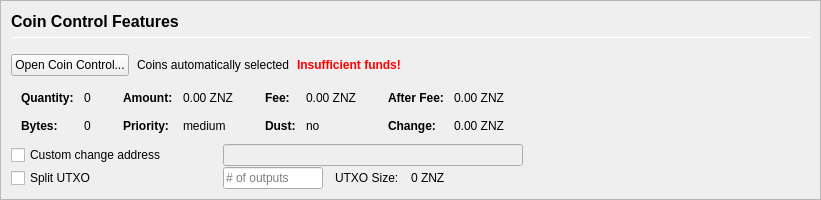
         <widget class="QFrame" name="frameCoinControl">
          <property name="sizePolicy">
           <sizepolicy hsizetype="Expanding" vsizetype="Expanding">
            <horstretch>0</horstretch>
            <verstretch>0</verstretch>
           </sizepolicy>
          </property>
          <property name="maximumSize">
           <size>
            <width>16777215</width>
            <height>16777215</height>
           </size>
          </property>
          <property name="frameShape">
           <enum>QFrame::StyledPanel</enum>
          </property>
          <property name="frameShadow">
           <enum>QFrame::Sunken</enum>
          </property>
          <layout class="QVBoxLayout" name="verticalLayoutCoinControl2">
           <property name="spacing">
            <number>0</number>
           </property>
           <property name="leftMargin">
            <number>0</number>
           </property>
           <property name="topMargin">
            <number>0</number>
           </property>
           <property name="rightMargin">
            <number>0</number>
           </property>
           <property name="bottomMargin">
            <number>0</number>
           </property>
           <item>
            <widget class="QFrame" name="frameCoinControl_BG">
             <layout class="QVBoxLayout" name="verticalLayoutCoinControl" stretch="0,0,0,0,0,0">
              <property name="spacing">
               <number>1</number>
              </property>
              <property name="leftMargin">
               <number>10</number>
              </property>
              <property name="topMargin">
               <number>10</number>
              </property>
              <item>
               <layout class="QHBoxLayout" name="horizontalLayoutCoinControl1">
                <property name="bottomMargin">
                 <number>15</number>
                </property>
                <item>
                 <layout class="QVBoxLayout" name="verticalLayout_3">
                  <property name="spacing">
                   <number>6</number>
                  </property>
                  <item>
                   <widget class="QLabel" name="labelCoinControlFeatures">
                    <property name="sizePolicy">
                     <sizepolicy hsizetype="Preferred" vsizetype="Maximum">
                      <horstretch>0</horstretch>
                      <verstretch>0</verstretch>
                     </sizepolicy>
                    </property>
                    <property name="minimumSize">
                     <size>
                      <width>0</width>
                      <height>20</height>
                     </size>
                    </property>
                    <property name="font">
                     <font>
                      <pointsize>12</pointsize>
                      <weight>75</weight>
                      <bold>true</bold>
                     </font>
                    </property>
                    <property name="styleSheet">
                     <string notr="true">font-weight:bold;</string>
                    </property>
                    <property name="text">
                     <string>Coin Control Features</string>
                    </property>
                   </widget>
                  </item>
                  <item>
                   <widget class="Line" name="line">
                    <property name="minimumSize">
                     <size>
                      <width>0</width>
                      <height>1</height>
                     </size>
                    </property>
                    <property name="maximumSize">
                     <size>
                      <width>16777215</width>
                      <height>1</height>
                     </size>
                    </property>
                    <property name="orientation">
                     <enum>Qt::Horizontal</enum>
                    </property>
                   </widget>
                  </item>
                 </layout>
                </item>
               </layout>
              </item>
              <item>
               <layout class="QHBoxLayout" name="horizontalLayoutCoinControl2" stretch="0,0,0,0">
                <property name="spacing">
                 <number>8</number>
                </property>
                <property name="bottomMargin">
                 <number>10</number>
                </property>
                <item>
                 <widget class="QPushButton" name="pushButtonCoinControl">
                  <property name="cursor">
                   <cursorShape>PointingHandCursor</cursorShape>
                  </property>
                  <property name="styleSheet">
                   <string notr="true"/>
                  </property>
                  <property name="text">
                   <string>Open Coin Control...</string>
                  </property>
                  <property name="autoDefault">
                   <bool>false</bool>
                  </property>
                 </widget>
                </item>
                <item>
                 <widget class="QLabel" name="labelCoinControlAutomaticallySelected">
                  <property name="text">
                   <string>Coins automatically selected</string>
                  </property>
                  <property name="margin">
                   <number>5</number>
                  </property>
                 </widget>
                </item>
                <item>
                 <widget class="QLabel" name="labelCoinControlInsuffFunds">
                  <property name="font">
                   <font>
                    <weight>75</weight>
                    <bold>true</bold>
                   </font>
                  </property>
                  <property name="styleSheet">
                   <string notr="true">color:red;font-weight:bold;</string>
                  </property>
                  <property name="text">
                   <string>Insufficient funds!</string>
                  </property>
                  <property name="margin">
                   <number>5</number>
                  </property>
                 </widget>
                </item>
                <item>
                 <spacer name="horizontalSpacerCoinControl">
                  <property name="orientation">
                   <enum>Qt::Horizontal</enum>
                  </property>
                  <property name="sizeHint" stdset="0">
                   <size>
                    <width>40</width>
                    <height>1</height>
                   </size>
                  </property>
                 </spacer>
                </item>
               </layout>
              </item>
              <item>
               <widget class="QWidget" name="widgetCoinControl" native="true">
                <property name="sizePolicy">
                 <sizepolicy hsizetype="Preferred" vsizetype="Preferred">
                  <horstretch>0</horstretch>
                  <verstretch>0</verstretch>
                 </sizepolicy>
                </property>
                <property name="minimumSize">
                 <size>
                  <width>0</width>
                  <height>0</height>
                 </size>
                </property>
                <property name="styleSheet">
                 <string notr="true"/>
                </property>
                <layout class="QHBoxLayout" name="horizontalLayoutCoinControl5">
                 <property name="leftMargin">
                  <number>0</number>
                 </property>
                 <property name="topMargin">
                  <number>0</number>
                 </property>
                 <property name="rightMargin">
                  <number>0</number>
                 </property>
                 <property name="bottomMargin">
                  <number>0</number>
                 </property>
                 <item>
                  <layout class="QHBoxLayout" name="horizontalLayoutCoinControl3" stretch="0,0,0,1">
                   <property name="spacing">
                    <number>20</number>
                   </property>
                   <property name="topMargin">
                    <number>0</number>
                   </property>
                   <property name="bottomMargin">
                    <number>10</number>
                   </property>
                   <item>
                    <layout class="QFormLayout" name="formLayoutCoinControl1">
                     <property name="horizontalSpacing">
                      <number>10</number>
                     </property>
                     <property name="verticalSpacing">
                      <number>14</number>
                     </property>
                     <property name="leftMargin">
                      <number>10</number>
                     </property>
                     <property name="topMargin">
                      <number>4</number>
                     </property>
                     <property name="rightMargin">
                      <number>6</number>
                     </property>
                     <item row="0" column="0">
                      <widget class="QLabel" name="labelCoinControlQuantityText">
                       <property name="font">
                        <font>
                         <weight>75</weight>
                         <bold>true</bold>
                        </font>
                       </property>
                       <property name="text">
                        <string>Quantity:</string>
                       </property>
                       <property name="margin">
                        <number>0</number>
                       </property>
                      </widget>
                     </item>
                     <item row="0" column="1">
                      <widget class="QLabel" name="labelCoinControlQuantity">
                       <property name="cursor">
                        <cursorShape>IBeamCursor</cursorShape>
                       </property>
                       <property name="contextMenuPolicy">
                        <enum>Qt::ActionsContextMenu</enum>
                       </property>
                       <property name="text">
                        <string notr="true">0</string>
                       </property>
                       <property name="margin">
                        <number>0</number>
                       </property>
                       <property name="textInteractionFlags">
                        <set>Qt::LinksAccessibleByMouse|Qt::TextSelectableByKeyboard|Qt::TextSelectableByMouse</set>
                       </property>
                      </widget>
                     </item>
                     <item row="1" column="0">
                      <widget class="QLabel" name="labelCoinControlBytesText">
                       <property name="font">
                        <font>
                         <weight>75</weight>
                         <bold>true</bold>
                        </font>
                       </property>
                       <property name="text">
                        <string>Bytes:</string>
                       </property>
                      </widget>
                     </item>
                     <item row="1" column="1">
                      <widget class="QLabel" name="labelCoinControlBytes">
                       <property name="cursor">
                        <cursorShape>IBeamCursor</cursorShape>
                       </property>
                       <property name="contextMenuPolicy">
                        <enum>Qt::ActionsContextMenu</enum>
                       </property>
                       <property name="text">
                        <string notr="true">0</string>
                       </property>
                       <property name="textInteractionFlags">
                        <set>Qt::LinksAccessibleByMouse|Qt::TextSelectableByKeyboard|Qt::TextSelectableByMouse</set>
                       </property>
                      </widget>
                     </item>
                    </layout>
                   </item>
                   <item>
                    <layout class="QFormLayout" name="formLayoutCoinControl2">
                     <property name="horizontalSpacing">
                      <number>10</number>
                     </property>
                     <property name="verticalSpacing">
                      <number>14</number>
                     </property>
                     <property name="leftMargin">
                      <number>6</number>
                     </property>
                     <property name="topMargin">
                      <number>4</number>
                     </property>
                     <property name="rightMargin">
                      <number>6</number>
                     </property>
                     <item row="0" column="0">
                      <widget class="QLabel" name="labelCoinControlAmountText">
                       <property name="font">
                        <font>
                         <weight>75</weight>
                         <bold>true</bold>
                        </font>
                       </property>
                       <property name="text">
                        <string>Amount:</string>
                       </property>
                       <property name="margin">
                        <number>0</number>
                       </property>
                      </widget>
                     </item>
                     <item row="0" column="1">
                      <widget class="QLabel" name="labelCoinControlAmount">
                       <property name="cursor">
                        <cursorShape>IBeamCursor</cursorShape>
                       </property>
                       <property name="contextMenuPolicy">
                        <enum>Qt::ActionsContextMenu</enum>
                       </property>
                       <property name="text">
                        <string notr="true">0.00 ZNZ</string>
                       </property>
                       <property name="textInteractionFlags">
                        <set>Qt::LinksAccessibleByMouse|Qt::TextSelectableByKeyboard|Qt::TextSelectableByMouse</set>
                       </property>
                      </widget>
                     </item>
                     <item row="1" column="0">
                      <widget class="QLabel" name="labelCoinControlPriorityText">
                       <property name="font">
                        <font>
                         <weight>75</weight>
                         <bold>true</bold>
                        </font>
                       </property>
                       <property name="text">
                        <string>Priority:</string>
                       </property>
                      </widget>
                     </item>
                     <item row="1" column="1">
                      <widget class="QLabel" name="labelCoinControlPriority">
                       <property name="cursor">
                        <cursorShape>IBeamCursor</cursorShape>
                       </property>
                       <property name="contextMenuPolicy">
                        <enum>Qt::ActionsContextMenu</enum>
                       </property>
                       <property name="text">
                        <string>medium</string>
                       </property>
                       <property name="textInteractionFlags">
                        <set>Qt::LinksAccessibleByMouse|Qt::TextSelectableByKeyboard|Qt::TextSelectableByMouse</set>
                       </property>
                      </widget>
                     </item>
                    </layout>
                   </item>
                   <item>
                    <layout class="QFormLayout" name="formLayoutCoinControl3">
                     <property name="horizontalSpacing">
                      <number>10</number>
                     </property>
                     <property name="verticalSpacing">
                      <number>14</number>
                     </property>
                     <property name="leftMargin">
                      <number>6</number>
                     </property>
                     <property name="topMargin">
                      <number>4</number>
                     </property>
                     <property name="rightMargin">
                      <number>6</number>
                     </property>
                     <item row="0" column="0">
                      <widget class="QLabel" name="labelCoinControlFeeText">
                       <property name="font">
                        <font>
                         <weight>75</weight>
                         <bold>true</bold>
                        </font>
                       </property>
                       <property name="text">
                        <string>Fee:</string>
                       </property>
                       <property name="margin">
                        <number>0</number>
                       </property>
                      </widget>
                     </item>
                     <item row="0" column="1">
                      <widget class="QLabel" name="labelCoinControlFee">
                       <property name="cursor">
                        <cursorShape>IBeamCursor</cursorShape>
                       </property>
                       <property name="contextMenuPolicy">
                        <enum>Qt::ActionsContextMenu</enum>
                       </property>
                       <property name="text">
                        <string notr="true">0.00 ZNZ</string>
                       </property>
                       <property name="textInteractionFlags">
                        <set>Qt::LinksAccessibleByMouse|Qt::TextSelectableByKeyboard|Qt::TextSelectableByMouse</set>
                       </property>
                      </widget>
                     </item>
                     <item row="1" column="0">
                      <widget class="QLabel" name="labelCoinControlLowOutputText">
                       <property name="font">
                        <font>
                         <weight>75</weight>
                         <bold>true</bold>
                        </font>
                       </property>
                       <property name="text">
                        <string>Dust:</string>
                       </property>
                      </widget>
                     </item>
                     <item row="1" column="1">
                      <widget class="QLabel" name="labelCoinControlLowOutput">
                       <property name="cursor">
                        <cursorShape>IBeamCursor</cursorShape>
                       </property>
                       <property name="contextMenuPolicy">
                        <enum>Qt::ActionsContextMenu</enum>
                       </property>
                       <property name="text">
                        <string>no</string>
                       </property>
                       <property name="textInteractionFlags">
                        <set>Qt::LinksAccessibleByMouse|Qt::TextSelectableByKeyboard|Qt::TextSelectableByMouse</set>
                       </property>
                      </widget>
                     </item>
                    </layout>
                   </item>
                   <item>
                    <layout class="QFormLayout" name="formLayoutCoinControl4">
                     <property name="horizontalSpacing">
                      <number>10</number>
                     </property>
                     <property name="verticalSpacing">
                      <number>14</number>
                     </property>
                     <property name="leftMargin">
                      <number>6</number>
                     </property>
                     <property name="topMargin">
                      <number>4</number>
                     </property>
                     <property name="rightMargin">
                      <number>6</number>
                     </property>
                     <item row="0" column="0">
                      <widget class="QLabel" name="labelCoinControlAfterFeeText">
                       <property name="font">
                        <font>
                         <weight>75</weight>
                         <bold>true</bold>
                        </font>
                       </property>
                       <property name="text">
                        <string>After Fee:</string>
                       </property>
                       <property name="margin">
                        <number>0</number>
                       </property>
                      </widget>
                     </item>
                     <item row="0" column="1">
                      <widget class="QLabel" name="labelCoinControlAfterFee">
                       <property name="cursor">
                        <cursorShape>IBeamCursor</cursorShape>
                       </property>
                       <property name="contextMenuPolicy">
                        <enum>Qt::ActionsContextMenu</enum>
                       </property>
                       <property name="text">
                        <string notr="true">0.00 ZNZ</string>
                       </property>
                       <property name="textInteractionFlags">
                        <set>Qt::LinksAccessibleByMouse|Qt::TextSelectableByKeyboard|Qt::TextSelectableByMouse</set>
                       </property>
                      </widget>
                     </item>
                     <item row="1" column="0">
                      <widget class="QLabel" name="labelCoinControlChangeText">
                       <property name="font">
                        <font>
                         <weight>75</weight>
                         <bold>true</bold>
                        </font>
                       </property>
                       <property name="text">
                        <string>Change:</string>
                       </property>
                      </widget>
                     </item>
                     <item row="1" column="1">
                      <widget class="QLabel" name="labelCoinControlChange">
                       <property name="cursor">
                        <cursorShape>IBeamCursor</cursorShape>
                       </property>
                       <property name="contextMenuPolicy">
                        <enum>Qt::ActionsContextMenu</enum>
                       </property>
                       <property name="text">
                        <string notr="true">0.00 ZNZ</string>
                       </property>
                       <property name="textInteractionFlags">
                        <set>Qt::LinksAccessibleByMouse|Qt::TextSelectableByKeyboard|Qt::TextSelectableByMouse</set>
                       </property>
                      </widget>
                     </item>
                    </layout>
                   </item>
                  </layout>
                 </item>
                </layout>
               </widget>
              </item>
              <item>
               <layout class="QHBoxLayout" name="horizontalLayoutCoinControl4">
                <property name="spacing">
                 <number>12</number>
                </property>
                <property name="sizeConstraint">
                 <enum>QLayout::SetDefaultConstraint</enum>
                </property>
                <property name="topMargin">
                 <number>0</number>
                </property>
                <property name="rightMargin">
                 <number>0</number>
                </property>
                <item>
                 <widget class="QCheckBox" name="checkBoxCoinControlChange">
                  <property name="sizePolicy">
                   <sizepolicy hsizetype="Preferred" vsizetype="Preferred">
                    <horstretch>0</horstretch>
                    <verstretch>0</verstretch>
                   </sizepolicy>
                  </property>
                  <property name="minimumSize">
                   <size>
                    <width>200</width>
                    <height>0</height>
                   </size>
                  </property>
                  <property name="maximumSize">
                   <size>
                    <width>200</width>
                    <height>16777215</height>
                   </size>
                  </property>
                  <property name="toolTip">
                   <string>If this is activated, but the change address is empty or invalid, change will be sent to a newly generated address.</string>
                  </property>
                  <property name="text">
                   <string>Custom change address</string>
                  </property>
                 </widget>
                </item>
                <item>
                 <widget class="QValidatedLineEdit" name="lineEditCoinControlChange">
                  <property name="enabled">
                   <bool>false</bool>
                  </property>
                  <property name="sizePolicy">
                   <sizepolicy hsizetype="Preferred" vsizetype="Preferred">
                    <horstretch>0</horstretch>
                    <verstretch>0</verstretch>
                   </sizepolicy>
                  </property>
                  <property name="minimumSize">
                   <size>
                    <width>300</width>
                    <height>0</height>
                   </size>
                  </property>
                 </widget>
                </item>
                <item>
                 <widget class="QLabel" name="labelCoinControlChangeLabel">
                  <property name="sizePolicy">
                   <sizepolicy hsizetype="Preferred" vsizetype="Preferred">
                    <horstretch>0</horstretch>
                    <verstretch>0</verstretch>
                   </sizepolicy>
                  </property>
                  <property name="minimumSize">
                   <size>
                    <width>100</width>
                    <height>0</height>
                   </size>
                  </property>
                  <property name="text">
                   <string/>
                  </property>
                  <property name="margin">
                   <number>3</number>
                  </property>
                 </widget>
                </item>
               </layout>
              </item>
              <item>
               <layout class="QHBoxLayout" name="horizontalLayoutCoinControl6">
                <property name="spacing">
                 <number>12</number>
                </property>
                <property name="rightMargin">
                 <number>0</number>
                </property>
                <item>
                 <widget class="QCheckBox" name="splitBlockCheckBox">
                  <property name="sizePolicy">
                   <sizepolicy hsizetype="Preferred" vsizetype="Preferred">
                    <horstretch>0</horstretch>
                    <verstretch>0</verstretch>
                   </sizepolicy>
                  </property>
                  <property name="minimumSize">
                   <size>
                    <width>200</width>
                    <height>0</height>
                   </size>
                  </property>
                  <property name="maximumSize">
                   <size>
                    <width>200</width>
                    <height>16777215</height>
                   </size>
                  </property>
                  <property name="text">
                   <string>Split UTXO</string>
                  </property>
                 </widget>
                </item>
                <item>
                 <widget class="QLineEdit" name="splitBlockLineEdit">
                  <property name="sizePolicy">
                   <sizepolicy hsizetype="Preferred" vsizetype="Preferred">
                    <horstretch>50</horstretch>
                    <verstretch>0</verstretch>
                   </sizepolicy>
                  </property>
                  <property name="minimumSize">
                   <size>
                    <width>100</width>
                    <height>0</height>
                   </size>
                  </property>
                  <property name="maximumSize">
                   <size>
                    <width>100</width>
                    <height>16777215</height>
                   </size>
                  </property>
                  <property name="placeholderText">
                   <string># of outputs</string>
                  </property>
                 </widget>
                </item>
                <item>
                 <widget class="QLabel" name="labelBlockSizeText">
                  <property name="text">
                   <string>UTXO Size:</string>
                  </property>
                 </widget>
                </item>
                <item>
                 <widget class="QLabel" name="labelBlockSize">
                  <property name="text">
                   <string>0 ZNZ</string>
                  </property>
                 </widget>
                </item>
                <item>
                 <spacer name="horizontalSpacer_7">
                  <property name="orientation">
                   <enum>Qt::Horizontal</enum>
                  </property>
                  <property name="sizeHint" stdset="0">
                   <size>
                    <width>40</width>
                    <height>20</height>
                   </size>
                  </property>
                 </spacer>
                </item>
               </layout>
              </item>
              <item>
               <spacer name="verticalSpacerCoinControl">
                <property name="orientation">
                 <enum>Qt::Vertical</enum>
                </property>
                <property name="sizeHint" stdset="0">
                 <size>
                  <width>800</width>
                  <height>1</height>
                 </size>
                </property>
               </spacer>
              </item>
             </layout>
            </widget>
           </item>
          </layout>
         </widget>
